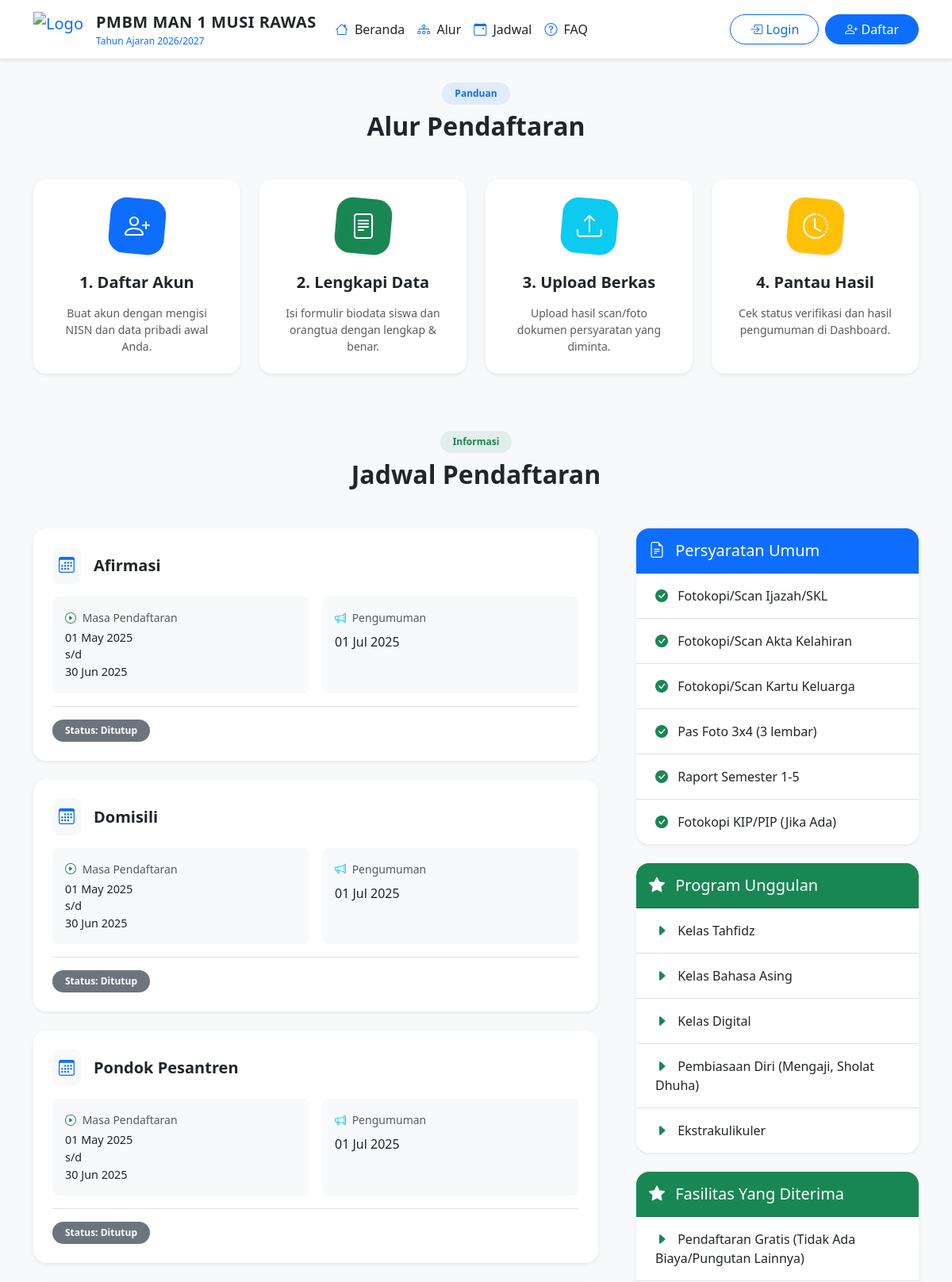
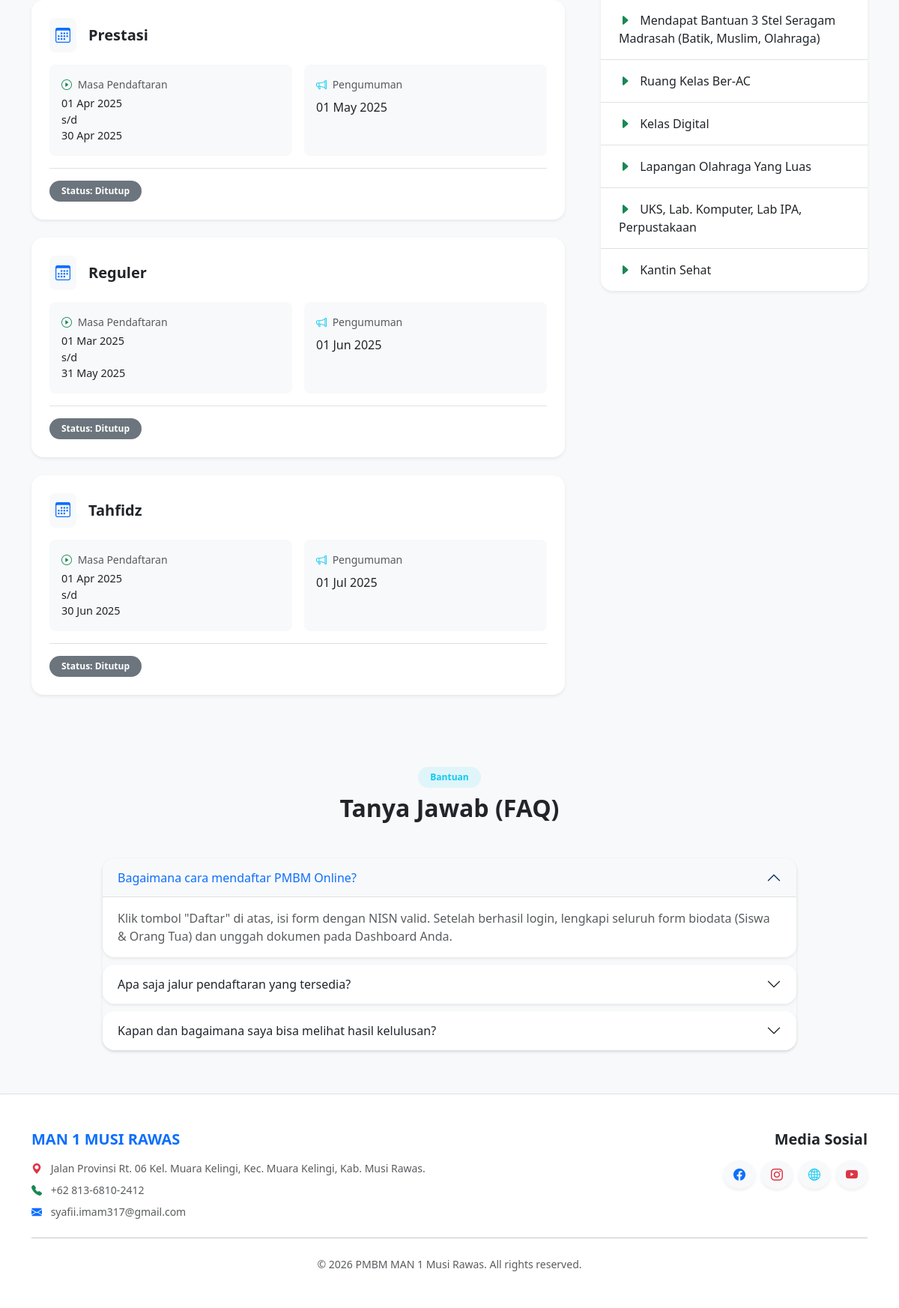
The page / on the database its author committed (2 pictures, top to bottom).
### tables this page shows
CREATE TABLE jalur_pendaftaran (
    id INT PRIMARY KEY AUTO_INCREMENT,
    nama_jalur VARCHAR(50) UNIQUE,
    kuota INT,
    tanggal_buka DATETIME,
    tanggal_tutup DATETIME,
    tanggal_pengumuman DATETIME,
    created_at TIMESTAMP DEFAULT CURRENT_TIMESTAMP
);

### index.php (the view, shortened to what the rows shown need)
<?php
require_once __DIR__.'/includes/functions.php';
$now = new DateTime('now', new DateTimeZone('Asia/Jakarta'));
$current_date = $now->format('Y-m-d H:i:s');
$query = "SELECT j.*,
          DATE_FORMAT(j.tanggal_buka, '%d %b %Y') AS formatted_tanggal_buka,
          DATE_FORMAT(j.tanggal_tutup, '%d %b %Y') AS formatted_tanggal_tutup,
          DATE_FORMAT(j.tanggal_pengumuman, '%d %b %Y') AS formatted_tanggal_pengumuman,
          j.tanggal_buka as real_tanggal_buka,
          j.tanggal_tutup as real_tanggal_tutup,
          (SELECT COUNT(*) FROM peserta WHERE jalur_id = j.id) as total_pendaftar
          FROM jalur_pendaftaran j
          ORDER BY j.nama_jalur ASC";
$jalur_pendaftaran = [];
$stmt = $pdo->query($query);
$semua_jalur = $stmt->fetchAll(PDO::FETCH_ASSOC);
foreach ($semua_jalur as $jalur) {
    $jalur['sisa_kuota'] = $jalur['kuota'] - $jalur['total_pendaftar'];
    if ($current_date < $jalur['real_tanggal_buka']) {
        $jalur['status_jalur'] = 'Belum Dibuka';
    } elseif ($current_date >= $jalur['real_tanggal_tutup']) {
        $jalur['status_jalur'] = 'Ditutup';
    } elseif ($jalur['sisa_kuota'] <= 0) {
        $jalur['status_jalur'] = 'Kuota Penuh';
    } else {
        $jalur['status_jalur'] = 'Dibuka';
    }
    $jalur_pendaftaran[] = $jalur;
}
?>
<!DOCTYPE html>
<html lang="id">
<head>
    <link href="https://cdn.jsdelivr.net/npm/bootstrap@5.3.0/dist/css/bootstrap.min.css" rel="stylesheet">
    <link rel="stylesheet" href="https://cdn.jsdelivr.net/npm/bootstrap-icons@1.11.1/font/bootstrap-icons.css">
</head>
<body class="bg-light">
    <div class="container">
        <section class="mb-5 mt-4" id="alur">
            <div class="text-center mb-5">
                <h2 class="fw-bold">Alur Pendaftaran</h2>
            </div>
        </section>
        <section class="mb-5 pt-4" id="jadwal">
            <div class="text-center mb-5">
                <h2 class="fw-bold">Jadwal Pendaftaran</h2>
            </div>
            <div class="row">
                <div class="col-lg-8">
                    <div class="timeline pe-lg-4">
                        <?php foreach ($jalur_pendaftaran as $jalur): ?>
                        <div class="card mb-4 border-0 shadow-sm rounded-4 timeline-card">
                            <div class="card-body p-4">
                                <div class="d-flex align-items-center mb-3">
                                    <div class="bg-light p-2 rounded-3 me-3 text-primary"><i class="bi bi-calendar3 fs-5"></i></div>
                                    <h5 class="card-title mb-0 fw-bold"><?= htmlspecialchars($jalur['nama_jalur']) ?></h5>
                                </div>
                                <div class="row g-3">
                                    <div class="col-md-6">
                                        <div class="p-3 bg-light rounded-3 h-100">
                                            <div class="small text-muted mb-1"><i class="bi bi-play-circle text-success me-1"></i> Masa Pendaftaran</div>
                                            <div class="fw-medium text-dark" style="font-size: 0.9rem;"><?= htmlspecialchars($jalur['formatted_tanggal_buka']) ?> <br>s/d<br> <?= htmlspecialchars($jalur['formatted_tanggal_tutup']) ?></div>
                                        </div>
                                    </div>
                                    <div class="col-md-6">
                                        <div class="p-3 bg-light rounded-3 h-100">
                                            <div class="small text-muted mb-1"><i class="bi bi-megaphone text-info me-1"></i> Pengumuman</div>
                                            <div class="fw-medium text-dark mt-2 fs-6"><?= htmlspecialchars($jalur['formatted_tanggal_pengumuman']) ?></div>
                                        </div>
                                    </div>
                                </div>
                                <div class="d-flex flex-wrap gap-2 mt-3 pt-3 border-top">
                                    <span class="badge bg-<?= $jalur['status_jalur'] === 'Dibuka' ? 'success' : ($jalur['status_jalur'] === 'Kuota Penuh' ? 'danger' : ($jalur['status_jalur'] === 'Ditutup' ? 'secondary' : 'warning')) ?> px-3 py-2 rounded-pill">
                                        Status: <?= htmlspecialchars($jalur['status_jalur']) ?>
                                    </span>
                                </div>
                            </div>
                        </div>
                        <?php endforeach; ?>
                    </div>
                </div>
            </div>
        </section>
        <section class="mb-5 mt-5 pt-4" id="faq">
            <div class="text-center mb-5">
                <h2 class="fw-bold">Tanya Jawab (FAQ)</h2>
            </div>
            <div class="row justify-content-center">
                <div class="col-lg-10">
                    <div class="accordion shadow-sm rounded-4" id="faqAccordion">
                        <div class="accordion-item shadow-sm">
                            <h2 class="accordion-header">
                                <button class="accordion-button fw-medium" type="button" data-bs-toggle="collapse" data-bs-target="#faq1">
                                    Bagaimana cara mendaftar PMBM Online?
                                </button>
                            </h2>
                        </div>
                        <div class="accordion-item shadow-sm">
                            <h2 class="accordion-header">
                                <button class="accordion-button collapsed fw-medium" type="button" data-bs-toggle="collapse" data-bs-target="#faq2">
                                    Apa saja jalur pendaftaran yang tersedia?
                                </button>
                            </h2>
                        </div>
                        <div class="accordion-item shadow-sm">
                            <h2 class="accordion-header">
                                <button class="accordion-button collapsed fw-medium" type="button" data-bs-toggle="collapse" data-bs-target="#faq3">
                                    Kapan dan bagaimana saya bisa melihat hasil kelulusan?
                                </button>
                            </h2>
                        </div>
                    </div>
                </div>
            </div>
        </section>
    </div>
</body>
</html>

### rows shown on the page
jalur_pendaftaran: nama_jalur "Afirmasi", formatted_tanggal_buka "01 May 2025", formatted_tanggal_tutup "30 Jun 2025", formatted_tanggal_pengumuman "01 Jul 2025", status_jalur "Ditutup"
jalur_pendaftaran: nama_jalur "Domisili", formatted_tanggal_buka "01 May 2025", formatted_tanggal_tutup "30 Jun 2025", formatted_tanggal_pengumuman "01 Jul 2025", status_jalur "Ditutup"
jalur_pendaftaran: nama_jalur "Pondok Pesantren", formatted_tanggal_buka "01 May 2025", formatted_tanggal_tutup "30 Jun 2025", formatted_tanggal_pengumuman "01 Jul 2025", status_jalur "Ditutup"
jalur_pendaftaran: nama_jalur "Prestasi", formatted_tanggal_buka "01 Apr 2025", formatted_tanggal_tutup "30 Apr 2025", formatted_tanggal_pengumuman "01 May 2025", status_jalur "Ditutup"
jalur_pendaftaran: nama_jalur "Reguler", formatted_tanggal_buka "01 Mar 2025", formatted_tanggal_tutup "31 May 2025", formatted_tanggal_pengumuman "01 Jun 2025", status_jalur "Ditutup"
jalur_pendaftaran: nama_jalur "Tahfidz", formatted_tanggal_buka "01 Apr 2025", formatted_tanggal_tutup "30 Jun 2025", formatted_tanggal_pengumuman "01 Jul 2025", status_jalur "Ditutup"

### other values the page prints
$academic_year_start "2026"
$academic_year_end "2027"
